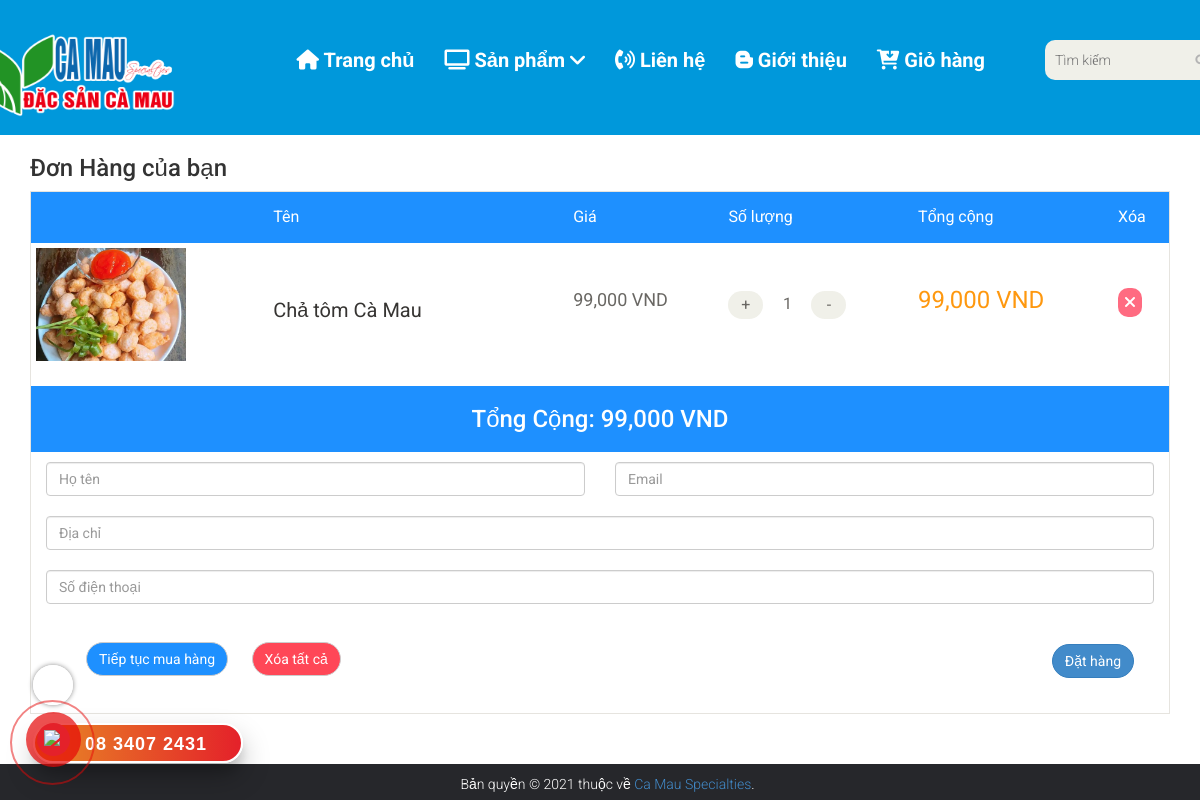
/cart.php?id=78, run on the app's committed database.
### tables this page shows
CREATE TABLE `products` (
  `ID` int(11) NOT NULL,
  `name` varchar(100) DEFAULT NULL,
  `manu_id` int(11) DEFAULT NULL,
  `type_id` int(11) DEFAULT NULL,
  `price` int(11) NOT NULL,
  `pro_image` varchar(150) DEFAULT NULL,
  `description` text NOT NULL,
  `soluong` int(11) NOT NULL,
  `feature` tinyint(4) NOT NULL,
  `created_at` timestamp NOT NULL DEFAULT current_timestamp() ON UPDATE current_timestamp(),
  `nsx` datetime DEFAULT NULL,
  `hsd` datetime DEFAULT NULL
);

### models/db.php (called while the page is built, shortened)
<?php
class Db
{
    public static $connection;
    public function __construct()
    {
        if (!self::$connection) {
            self::$connection = new mysqli(DB_HOST, DB_USER, DB_PASSWORD, DB_NAME,PORT);
            self::$connection->set_charset(DB_CHARSET);
        }
        return self::$connection;
    }
}

### models/product.php (called while the page is built, shortened)
<?php
class Product extends Db
{
    function getProductsByID($id)
    {
        $sql = self::$connection->prepare("SELECT * FROM products,manufactures WHERE id = ? and products.manu_id = manufactures.manu_id");
        $sql->bind_param("i", $id);
        $sql->execute();
        $items = $sql->get_result()->fetch_all(MYSQLI_ASSOC);
        return $items;
    }
}

### cart.php (the view, shortened to what this page needs)
<!DOCTYPE html>
<html lang="en">
<?php require "./form/head.php"; ?>
<?php
$total = 0;
?>
<body>
    <?php require "./form/header-bottom.php"; ?>
    <section>
        <section id="cart_items">
            <div class="container">
                <h3>Đơn Hàng của bạn</h3>
                <div class="table-responsive cart_info">
                    <table class="table table-condensed">
                        <thead>
                            <tr class="cart_menu" style=" background: #1e90ff;">
                                <td class="image"></td>
                                <td class="description">Tên</td>
                                <td class="price">Giá</td>
                                <td class="quantity">Số lượng</td>
                                <td class="total">Tổng cộng</td>
                                <td>Xóa</td>
                            </tr>
                        </thead>
                        <tbody>
                            <tr>
                                <?php if (isset($_SESSION['id']) && isset($_SESSION['cart'])) {
                                    foreach ($_SESSION['id'] as $numberID) {
                                        foreach ($product->getProductsByID($numberID) as $value) { ?>
                                            <td class="cart_product">
                                                <a href=""><img style="width:150px;height;200px" src="images/<?php echo $value['pro_image'] ?>" alt="" width=110></a>
                                            </td>
                                            <td class="cart_description">
                                                <h4><a href="detail.php?id=<?php echo $value['ID'] ?>"><?php echo $value['name'] ?></a></h4>
                                            </td>
                                            <td class="cart_price">
                                                <p><?php echo number_format($value['price']) ?> VND</p>
                                            </td>
                                            <td class="cart_quantity">
                                                <div class="cart_quantity_button">
                                                    <a class="cart_quantity_up" href="change.php?id=<?php echo $numberID ?>&control=1"> + </a>
                                                    <input class="cart_quantity_input" type="text" name="quantity" value="<?php echo $_SESSION['cart'][$numberID] ?>" autocomplete="off" size="2">
                                                    <a class="cart_quantity_down" href="change.php?id=<?php echo $numberID ?>&control=2"> - </a>
                                                </div>
                                            </td>
                                            <td class="cart_total">
                                                <p class="cart_total_price"><?php echo number_format($value['price'] * $_SESSION['cart'][$numberID]) ?> VND</p>
                                                <?php $total += $value['price'] * $_SESSION['cart'][$numberID];
                                                ?>
                                            </td>
                                            <td class="cart_delete">
                                                <a class="cart_quantity_delete" href="change.php?id=<?php echo $numberID ?>&control=3"><i class="fa fa-times"></i></a>
                                            </td>
                            </tr>
                <?php }
                                    }
                                } ?>
                        </tbody>
                    </table>
                    <h3>
                        <p style=text-align:center;background-color:#1e90ff;padding:20px;color:white>Tổng Cộng: <?php echo number_format($total) ?> VND</p>
                    </h3>
                    <form id="main-contact-form" class="contact-form row" name="contact-form" method="post" action="thanhtoan.php">
                        <div class="form-group col-md-6">
                            <input type="text" name="name" id="inputname" class="form-control" placeholder="Họ tên" required>
                        </div>
                        <div class="form-group col-md-6">
                            <input type="email" name="email" id="inputemail" class="form-control" placeholder="Email" required>
                        </div>
                        <div class="form-group col-md-12">
                            <input type="text" name="address" id="inputaddress" class="form-control" placeholder="Địa chỉ" required>
                        </div>
                        <div class="form-group col-md-12">
                            <input type="number" name="phone" id="inputphone" class="form-control" placeholder="Số điện thoại" required>
                        </div>
                        <div class="form-group col-md-12">
                            <a class="btn btn-default update" href="index.php">Tiếp tục mua hàng</a>
                            <a class="btn btn-default check_out" href="change.php?control=4" style="background: #ff4757;">Xóa tất cả</a>
                            <input type="submit" name="submitOrder" class="btn btn-primary pull-right" value="Đặt hàng">
                        </div>
                    </form>
                </div>
            </div>
        </section>
    </section>
    <?php require "phone.php"; ?>
    <?php require "./form/footer.php"; ?>
</body>
</html>

### css/style.css (style rules this page uses)
body { font-family: 'Roboto', sans-serif; position: relative; font-weight: 400px; }
a { -webkit-transition: 300ms; -moz-transition: 300ms; -o-transition: 300ms; transition: 300ms; }
h1, h2, h3, h4, h5, h6 { font-family: 'Roboto', sans-serif; }
#cart_items .cart_info { border: 1px solid #E6E4DF; margin-bottom: 50px }
#cart_items .cart_info .cart_menu { background: #a8824f; color: #fff; font-size: 16px; font-family: 'Roboto', sans-serif; font-weight: normal; }
#cart_items .cart_info .table.table-condensed thead tr { height: 51px; }
#cart_items .cart_info .table.table-condensed tr { border-bottom: 1px solid #F7F7F0 }
#cart_items .cart_info .table.table-condensed tr:last-child { border-bottom: 0 }
.cart_info table tr td { border-top: 0 none; vertical-align: inherit; }
#cart_items .cart_info .image { padding-left: 30px; }
#cart_items .cart_info .cart_description h4 { margin-bottom: 0 }
#cart_items .cart_info .cart_description h4 a { color: #363432; font-family: 'Roboto', sans-serif; font-size: 20px; font-weight: normal; }
td.cart_description { width: 300px }
td.cart_total { width: 200px }
#cart_items .cart_info .cart_price p { color: #696763; font-size: 18px }
#cart_items .cart_info .cart_total_price { color: #FE980F; font-size: 24px; }
.cart_product { display: block; }
.cart_quantity_button a { background: #F0F0E9; color: #696763; display: inline-block; font-size: 16px; height: 28px; overflow: hidden; text-align: center; width: 35px; float: left; padding: 3px; border-radius: 20px; }
.cart_quantity_input { border: 1px solid white; margin-left: 5px; margin-right: 5px; color: #696763; float: left; font-size: 16px; text-align: center; font-family: 'Roboto', sans-serif; }
.cart_delete { display: block; margin-right: -12px; overflow: hidden; }
.cart_delete a { border-radius: 10px; background: #ff6b81; color: #FFFFFF; padding: 5px 7px; font-size: 16px }
.update, .check_out { background: #1e90ff; border-radius: 0; color: #FFFFFF; margin-top: 18px; border-radius: 20px; }
.update { margin-left: 40px; }
.check_out { margin-left: 20px }
.btn.btn-primary { border-radius: 20px; margin-top: 16px; }
.contact-form .form-group { margin-bottom: 20px; }
#main-contact-form .btn-primary { margin-bottom: 15px; margin-top: 20px; margin-right: 20px; }
img { border: none; }
.fa { display: inline-block; font: normal normal normal 14px/1 FontAwesome; font-size: inherit; text-rendering: auto; -webkit-font-smoothing: antialiased; -moz-osx-font-smoothing: grayscale; }

### data on the page
products: pro_image (picture), name "Chả tôm Cà Mau", price "99,000", quantity "1", $value['price']*$_SESSION['cart'][$numberID] "99,000"

### other printed values
$total "99,000"
